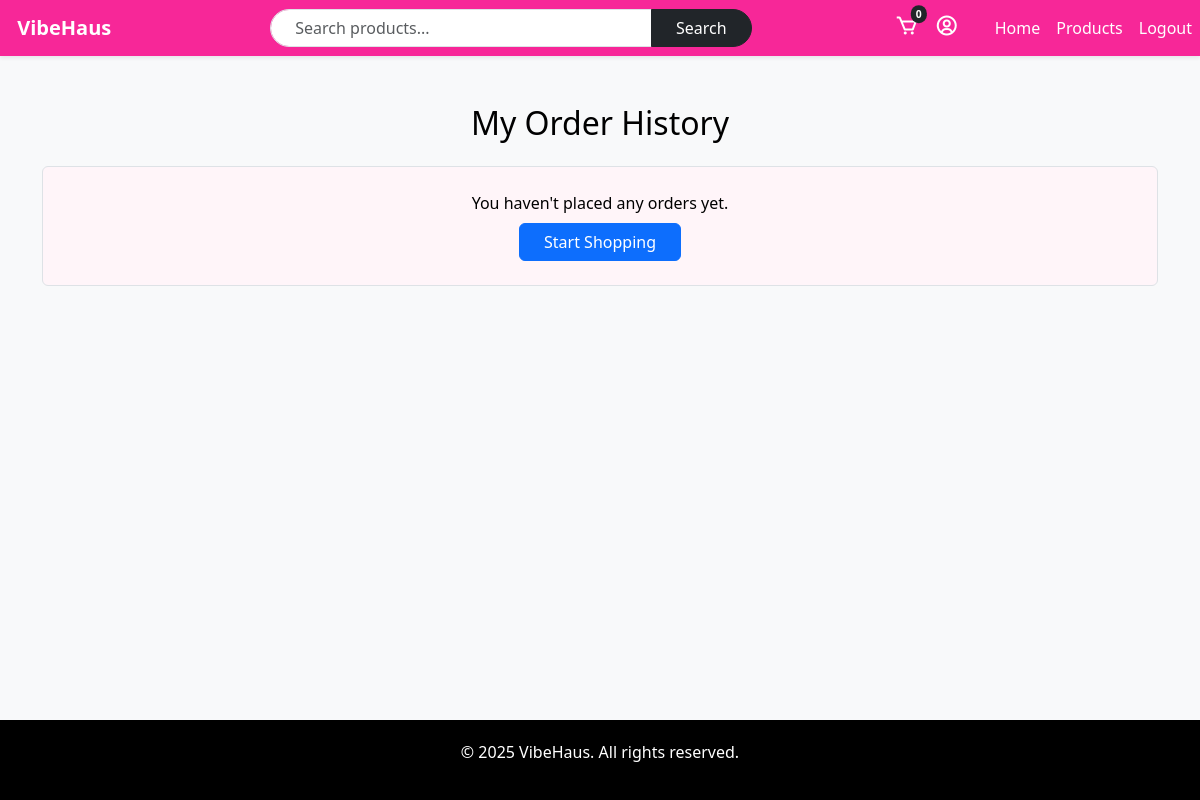
Page /orders/my-orders/ (signed in) on the earlier database version.
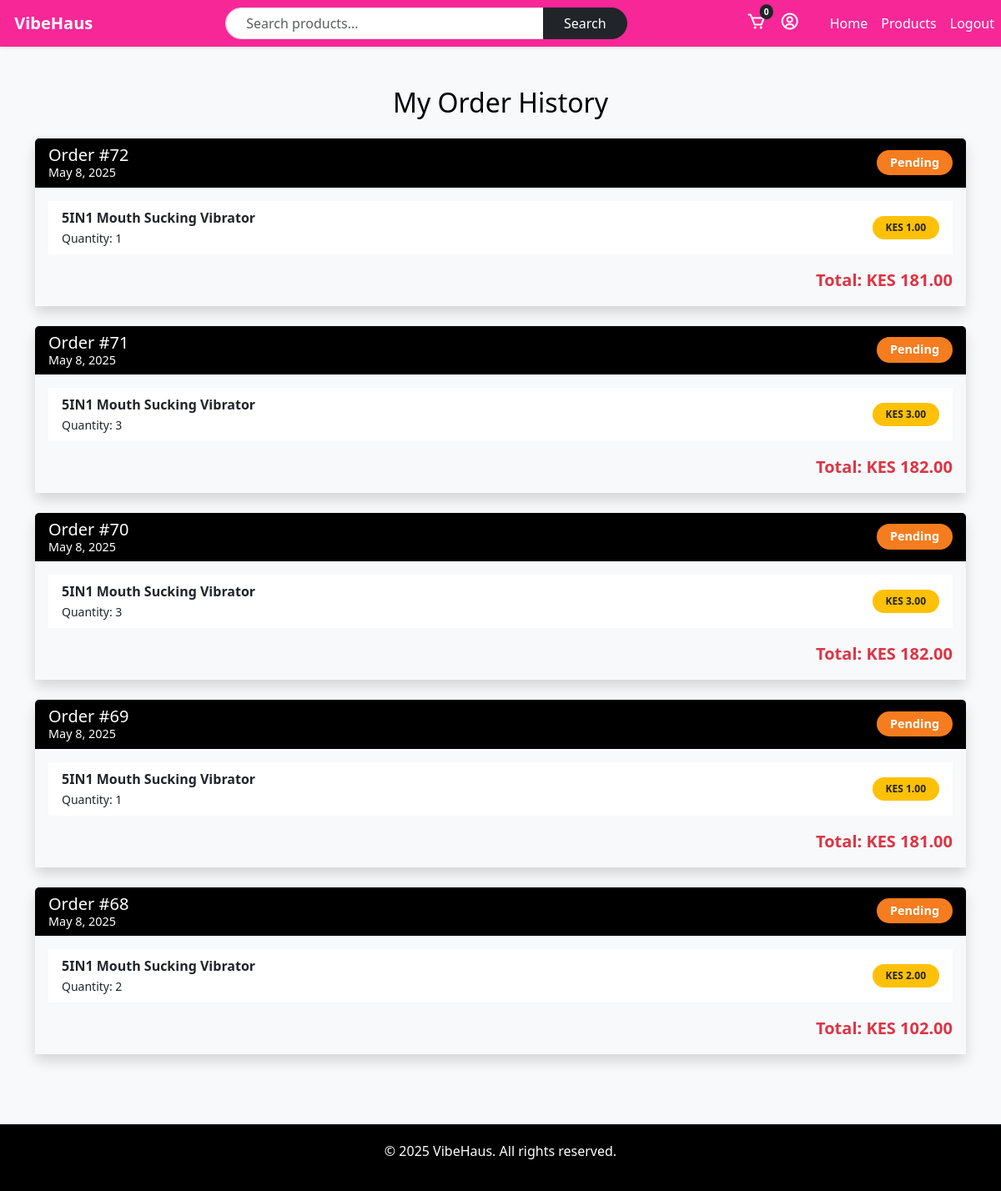
Same page on the later database version.
### orders/models.py (models this page shows, shortened)
class Order(models.Model):
    PENDING = 'pending'
    PAID = 'paid'
    PROCESSING = 'processing'
    SHIPPED = 'shipped'
    OUT_FOR_DELIVERY = 'out_for_delivery'
    DELIVERED = 'delivered'
    CANCELLED = 'cancelled'
    REFUNDED = 'refunded'
    FAILED = 'failed'
    ORDER_STATUS_CHOICES = [
        (PENDING, 'Pending'),
        (PAID, 'Paid'),
        (PROCESSING, 'Processing'),
        (SHIPPED, 'Shipped'),
        (OUT_FOR_DELIVERY, 'Out for Delivery'),
        (DELIVERED, 'Delivered'),
        (CANCELLED, 'Cancelled'),
        (REFUNDED, 'Refunded'),
        (FAILED, 'Failed'),
    ]
    user = models.ForeignKey(settings.AUTH_USER_MODEL, on_delete=models.CASCADE, related_name='orders')
    created_at = models.DateTimeField(auto_now_add=True)
    status = models.CharField(max_length=20, choices=ORDER_STATUS_CHOICES, default=PENDING)
    address = models.CharField(max_length=255, blank=True, null=True)
    postal_code = models.CharField(max_length=20, blank=True, null=True)
    city = models.CharField(max_length=100, blank=True, null=True)
    phone_number = models.CharField(max_length=15, blank=True, null=True)
    payment_reference = models.CharField(max_length=100, blank=True, null=True)
    delivery_fee = models.DecimalField(max_digits=10, decimal_places=2, default=0)
    delivery_message = models.CharField(max_length=255, blank=True, null=True)
    coupon = models.ForeignKey('coupons.Coupon', null=True, blank=True, on_delete=models.SET_NULL)
    def get_total(self):
        items_total = sum(item.get_subtotal() for item in self.items.all())
        discount = self.apply_coupon_discount(items_total)
        return items_total - discount + (self.delivery_fee or Decimal('0'))
    def apply_coupon_discount(self, items_total):
        if self.coupon:
            if self.coupon.discount_type == 'percentage':
                return items_total * (self.coupon.discount_value / 100)
            elif self.coupon.discount_type == 'fixed':
                return min(items_total, self.coupon.discount_value)  # Ensure the discount doesn't exceed the total
        return Decimal('0')

class OrderItem(models.Model):
    order = models.ForeignKey(Order, related_name='items', on_delete=models.CASCADE)
    product = models.ForeignKey(Product, on_delete=models.CASCADE)
    quantity = models.PositiveIntegerField(default=1)
    price = models.DecimalField(max_digits=10, decimal_places=2)  # Price at time of order
    def get_subtotal(self):
        return self.price * self.quantity

### core/models.py (models this page shows, shortened)
class Product(models.Model):
    CATEGORY_CHOICES = [
        ('female_toys', 'Female Toys'),
        ('male_toys', 'Male Toys'),
        ('dildos', 'Dildos'),
        ('vibrators', 'Vibrators'),
        ('bondage_kits', 'Bondage Kits'),
        ('anal_toys', 'Anal_toys'),
        ('adult_games', 'Aduilt Games'),
        ('lubes', 'Lubes'),
        ('condoms', 'Condoms'),
    ]
    name = models.CharField(max_length=100)
    price = models.IntegerField()
    main_image = models.ImageField(upload_to='products/')
    image_1 = models.ImageField(upload_to='products/', blank=True, null=True)
    image_2 = models.ImageField(upload_to='products/', blank=True, null=True)
    image_3 = models.ImageField(upload_to='products/', blank=True, null=True)
    image_4 = models.ImageField(upload_to='products/', blank=True, null=True)
    spec_1 = models.CharField(max_length=255, blank=True, null=True)
    spec_2 = models.CharField(max_length=255, blank=True, null=True)
    spec_3 = models.CharField(max_length=255, blank=True, null=True)
    spec_4 = models.CharField(max_length=255, blank=True, null=True)
    category = models.CharField(max_length=20, choices=CATEGORY_CHOICES)
    is_featured = models.BooleanField(default=False)
    is_new = models.BooleanField(default=False)

### coupons/models.py (models this page shows, shortened)
class Coupon(models.Model):
    CODE_CHOICES = [
        ('percentage', 'Percentage'),
        ('fixed', 'Fixed'),
    ]
    code = models.CharField(max_length=50, unique=True)  # Unique coupon code
    discount_type = models.CharField(max_length=10, choices=CODE_CHOICES)  # Discount type (percentage or fixed)
    discount_value = models.DecimalField(max_digits=10, decimal_places=2)  # Discount amount
    expiry_date = models.DateField()  # Expiry date
    usage_limit = models.PositiveIntegerField(default=1)  # How many times it can be used
    used_count = models.PositiveIntegerField(default=0)  # Tracks usage count
    min_purchase_amount = models.DecimalField(max_digits=10, decimal_places=2, default=0)  # Minimum purchase requirement

### orders/views.py (the view)
# urls.py: path('my-orders/', views.order_history, name='order_history'),
@login_required
def order_history(request):
    orders = request.user.orders.prefetch_related('items__product').order_by('-created_at')
    return render(request, 'orders/order_history.html', {'orders': orders})

### cart/context_processors.py (called while the page is built)
def cart_item_count(request):
    count = 0
    if not request.session.session_key:
        request.session.create()
    session_key = request.session.session_key
    try:
        if request.user.is_authenticated:
            cart = Cart.objects.get(user=request.user)
        else:
            cart = Cart.objects.get(session_key=session_key, user=None)
        count = sum(item.quantity for item in cart.items.all())
    except Cart.DoesNotExist:
        pass
    return {'cart_count': count}

### orders/templates/orders/order_history.html
{% extends 'base.html' %} {% load static %} {% block content %}
<link rel="stylesheet" href="{% static 'orders/orders.css' %}" />
<div class="container mt-5">
  <h2 class="mb-4 text-center" style="color: #000000">My Order History</h2>
  {% if orders %} {% for order in orders %}
  <div class="card mb-4 border-0 shadow" style="border-left: 5px solid #f72798">
    <div
      class="card-header d-flex justify-content-between align-items-center text-white"
      style="background-color: #000000"
    >
      <div>
        <h5 class="mb-0">
          Order #{{ order.id }}
          <small class="d-block" style="font-size: 0.9rem"
            >{{ order.created_at|date:"F j, Y" }}</small
          >
        </h5>
      </div>
      <span
        class="badge rounded-pill px-3 py-2"
        style="background-color:
            {% if order.status == 'pending' %}#f57d1f
            {% elif order.status == 'shipped' %}#4caf50
            {% else %}#9e9e9e
            {% endif %};
            font-size: 0.9rem;"
      >
        {{ order.status|capfirst }}
      </span>
    </div>
    <div class="card-body bg-light">
      <ul class="list-group list-group-flush">
        {% for item in order.items.all %}
        <li
          class="list-group-item d-flex justify-content-between align-items-center"
        >
          <div>
            <strong>{{ item.product.name }}</strong><br />
            <small>Quantity: {{ item.quantity }}</small>
          </div>
          <span class="badge bg-warning text-dark rounded-pill px-3 py-2">
            KES {{ item.get_subtotal|floatformat:2 }}
          </span>
        </li>
        {% endfor %}
      </ul>
      <div class="mt-3 text-end">
        <strong class="text-danger fs-5"
          >Total: KES {{ order.get_total|floatformat:2 }}</strong
        >
      </div>
    </div>
  </div>
  {% endfor %} {% else %}
  <div
    class="alert alert-warning text-center py-4 border"
    style="background-color: #fff5f9; border-color: #f72798"
  >
    <p class="mb-2" style="color: #000000">
      You haven't placed any orders yet.
    </p>
    <a href="{% url 'home' %}" class="btn btn-primary px-4">Start Shopping</a>
  </div>
  {% endif %}
</div>
{% endblock content %}

Differences in the rows shown:
added Order: id "72", created_at "May 8, 2025", status "Pending", get_total "181.00"
added OrderItem: product.name "5IN1 Mouth Sucking Vibrator", quantity "1", get_subtotal "1.00", shown under "72"
added Order: id "71", created_at "May 8, 2025", status "Pending", get_total "182.00"
added OrderItem: product.name "5IN1 Mouth Sucking Vibrator", quantity "3", get_subtotal "3.00", shown under "71"
added Order: id "70", created_at "May 8, 2025", status "Pending", get_total "182.00"
added OrderItem: product.name "5IN1 Mouth Sucking Vibrator", quantity "3", get_subtotal "3.00", shown under "70"
added Order: id "69", created_at "May 8, 2025", status "Pending", get_total "181.00"
added OrderItem: product.name "5IN1 Mouth Sucking Vibrator", quantity "1", get_subtotal "1.00", shown under "69"
added Order: id "68", created_at "May 8, 2025", status "Pending", get_total "102.00"
added OrderItem: product.name "5IN1 Mouth Sucking Vibrator", quantity "2", get_subtotal "2.00", shown under "68"
Other differences:
text no longer shown: "You haven't placed any orders yet. Start Shopping"
